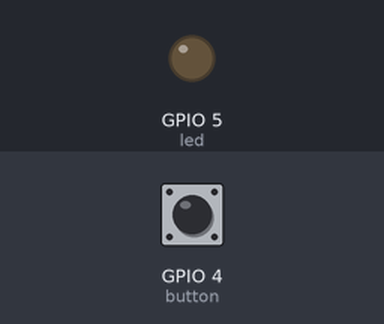
Simulated run of this sketch. Board: ESP8266 (NodeMCU). Parts: output pins drawn as LEDs (lit = HIGH). The test bench sets the inputs (shaded band); at power-on: GPIO 4 (button) LOW. WiFi joins after 1.5 s; servers stay silent unless stated.

Above: at 8.2 s.
8.3 s: GPIO 4 (button) pulled HIGH for 0.5 s
At 9.0 s:
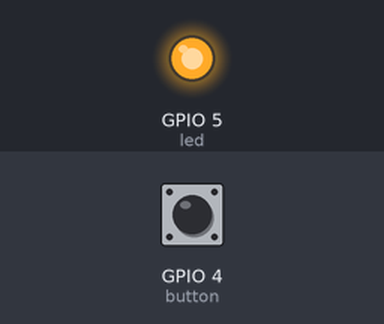
10.3 s: GPIO 4 (button) pulled HIGH for 1 s
At 11.8 s:
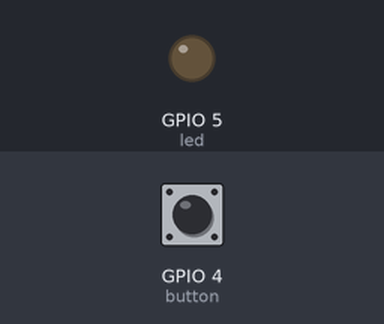
12.8 s: GPIO 4 (button) pulled HIGH for 3.2 s
At 13.7 s:
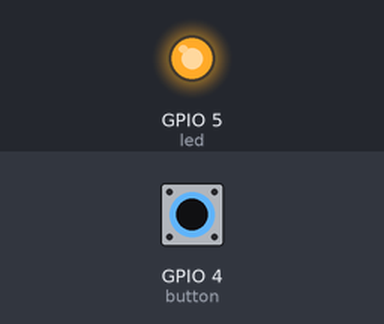
Timing chart, 0 to 15.8 s (numbered marks = the images above; inputs shaded):
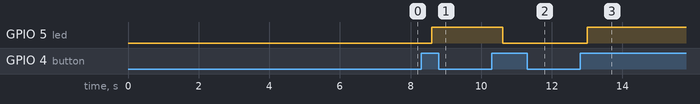

The sketch:

SmartRelay_ESP8266.ino
```cpp
/**
 * Smart relay with switch button.
 *
 * The implementation does the following:
 * - connects to wifi through WPS when is powered on
 * - creates a web server that enables switching off/on a GPIO pin and uses a basic authentication mechanism
 * - handles a button press that switches on/off a GPIO pin
 * - the button press handling also takes into consideration some charges that the relay
 * is giving to the board to avoid false button presses. This should be removed and handled at the hardware level
 *
 *  Created on: 01.05.2018 by Catalin Prata
 */

#include <ESP8266WiFi.h>
#include <WiFiClient.h>
#include <ESP8266WebServer.h>
#include <ESP8266mDNS.h>
#include <WiFiUdp.h>
#include <ArduinoOTA.h>

// uncomment this to be able to see the logs
//#define SERIAL_LOG

// set some basic credentials for the web server calls, change them before ussage!!
const char* www_password = "you_got_ME_69";
const char* www_username = "smart_1";

ESP8266WebServer server(80);

// led/relay GPIO number
const int led = 5;
// button input GPIO number
const int button = 4;
boolean ledStatus = false;
long last_pressed = 0;
int lastButtonState = 0;

void setup(void){
  // Prepare the hardware components
  pinMode(led, OUTPUT);
  pinMode(button, INPUT);

  // make sure the LED will be turned off
  digitalWrite(led, LOW);

  // Set the serial data rate (make sure you sync this with the serial monitor in order to be able to see the logs)
  Serial.begin(115200);

  String hostname = "kazy";
  WiFi.hostname(hostname);
  // needed for mDNS
  WiFi.mode(WIFI_STA);
  delay(1000);

  WiFi.begin("","");

  printLog("START.....");

  if (WiFi.status() != WL_CONNECTED){

      // if there is no connection, try WPS
      WiFi.beginWPSConfig();
      // make sure the wps connection is done
      delay(6000);

      if (WiFi.status() == WL_CONNECTED) {
        printLog("---- Connected! ----");
      } else {
        printLog("---- Could not connect to wifi ----");
      }
  } else {
    printLog("Connection already established.");
  }

  // register to the desired server routes
  server.on("/", handleRoot);
  server.on("/status", handleCheckStatus);
  server.onNotFound(handleNotFound);

  printLog(WiFi.localIP().toString());
  printLog(WiFi.SSID());
  printLog("mac addr:" + WiFi.macAddress());

  server.begin();

  // start the OTA and mDNS
  ArduinoOTA.setHostname((const char *)hostname.c_str());
  ArduinoOTA.begin();
}

void loop(void){
  // handle OTA
  ArduinoOTA.handle();
  // handle Server requests
  server.handleClient();

  handleButtonPress();
}

void printLog(String message){
  #ifdef SERIAL_LOG
  Serial.println(message);
  #endif
}

/*
 * Handles button press taking into consideration also some spikes comming from a reelay
 * (this should be fixed hardware wise though..)
 */
void handleButtonPress(void){
  int buttonState = digitalRead(button);
  if (buttonState != lastButtonState) {
    if (buttonState == HIGH) {
      ledStatus = !ledStatus;
      if (ledStatus){
        digitalWrite(led, HIGH);
      } else {
        digitalWrite(led, LOW);
      }
    }
  }
  lastButtonState = buttonState;

  delay(400);
}

// ----- WEB SERVER CALLBACKS -----

/**
 * Check status route implementation, simply returns the current led status as JSON
 */
void handleCheckStatus() {

  if(!server.authenticate(www_username, www_password)){
      return server.requestAuthentication();
  }

  if (ledStatus){
    server.send(200, "application/json", "{\"pin_status\":\"on\"}");
  } else{
    server.send(200, "application/json", "{\"pin_status\":\"off\"}");
  }

}

/**
 * Handles a GET with "action" param with "on/off" values and returns the current led status as JSON
 */
void handleRoot() {

  if(!server.authenticate(www_username, www_password)){
      return server.requestAuthentication();
  }

  String action = server.arg("action");

  if (action.equals("on")) {
    digitalWrite(led, HIGH);
    ledStatus = true;
  } else if (action.equals("off")){
    digitalWrite(led, LOW);
    ledStatus = false;
  }

  server.send(200, "application/json", "{\"pin_status\":\"" + action + "\"}");
}

void handleNotFound(){
  String message = "File Not Found\n\n";
  message += "URI: ";
  message += server.uri();
  message += "\nMethod: ";
  message += (server.method() == HTTP_GET)?"GET":"POST";
  message += "\nArguments: ";
  message += server.args();
  message += "\n";
  for (uint8_t i=0; i<server.args(); i++){
    message += " " + server.argName(i) + ": " + server.arg(i) + "\n";
  }
  server.send(404, "text/plain", message);
}
```

Measured:
- after the input at 8.3 s, GPIO 5 (led): LOW → HIGH after 0.30 s
- after the input at 10.3 s, GPIO 5 (led): HIGH → LOW after 0.30 s
- after the input at 12.8 s, GPIO 5 (led): LOW → HIGH after 0.21 s
